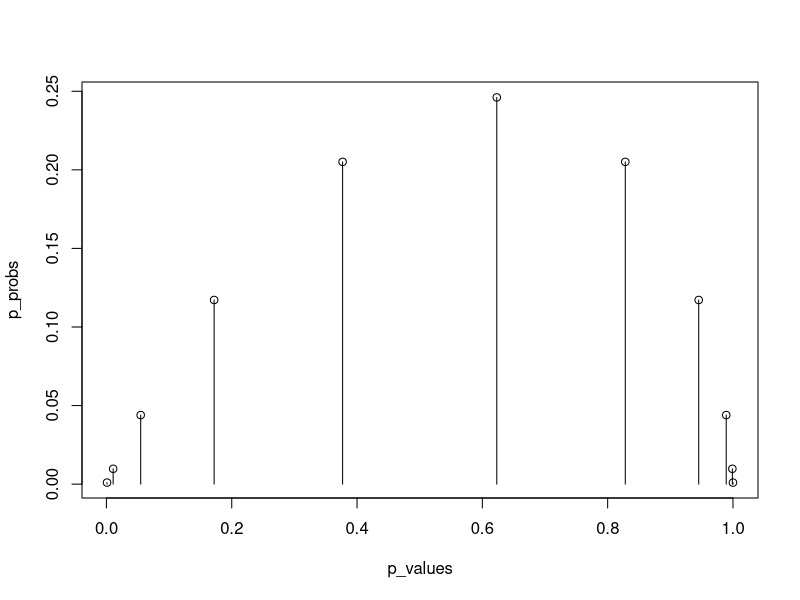
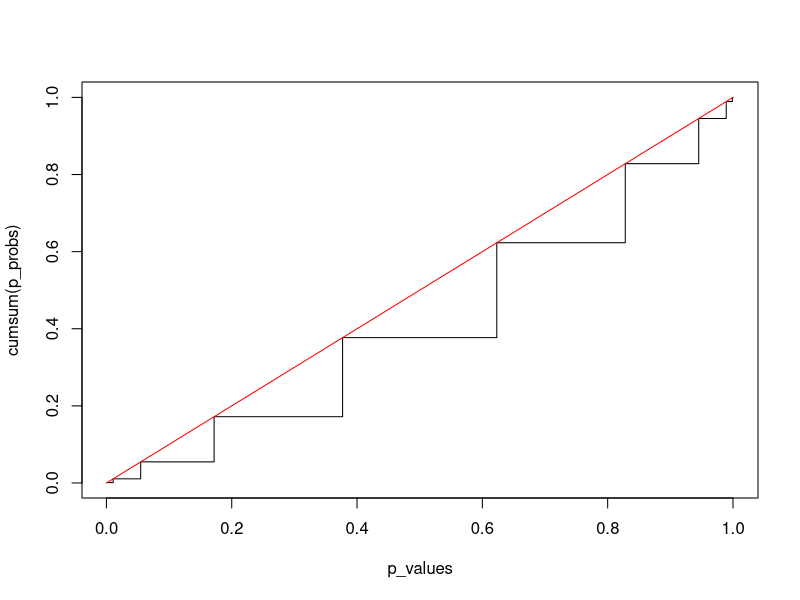
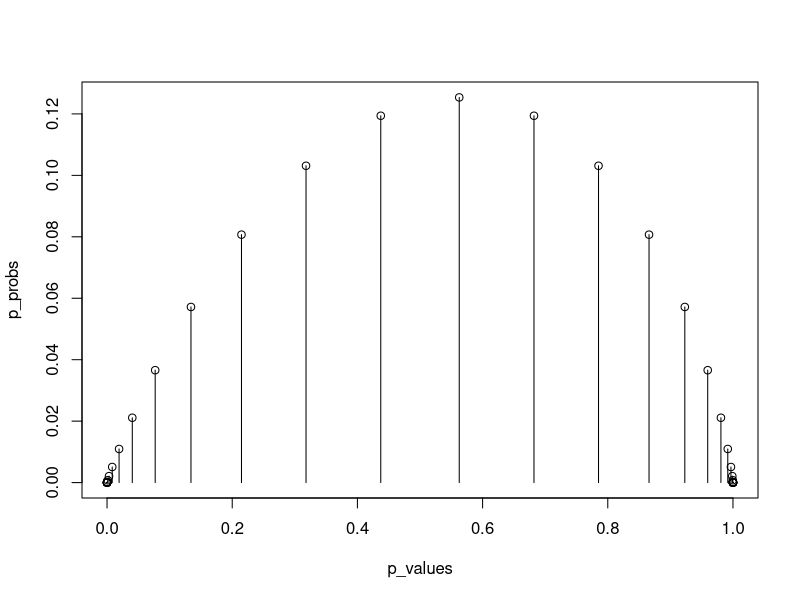
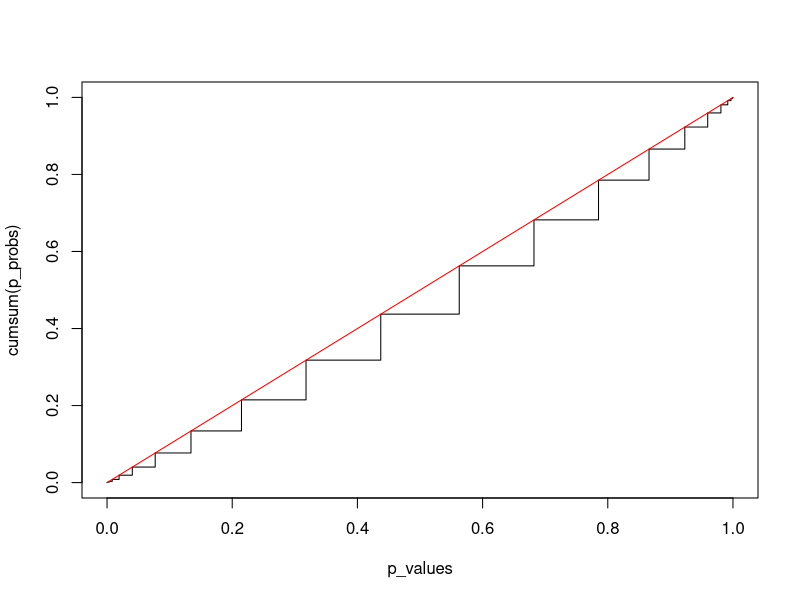
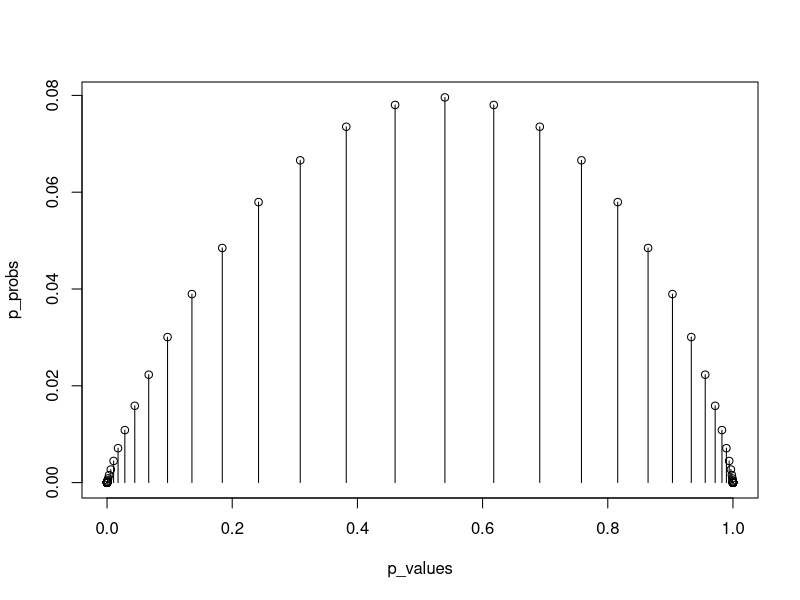
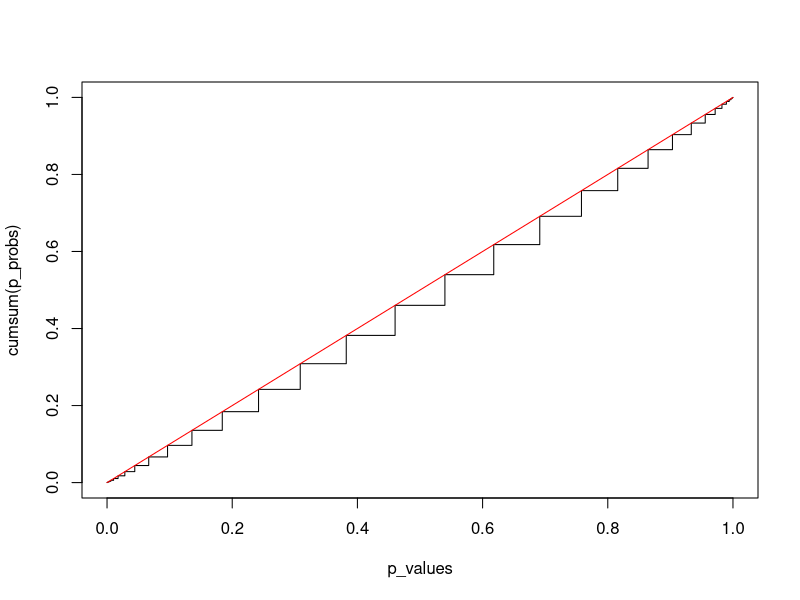

Write R code to recreate these figures, in order.
################################################################################
# Statistical Inference II, Sheet 6
################################################################################
#########################
# Exercise 1
#########################
# Simulate the data. n is the number of observations. 
# We assume a uniform distribution for weekday, zodiac and postcode
generate_data <- function(n){
  IQ <- rnorm(n, mean = 100, sd = 15)
  finger <- rnorm(n, mean = 7)
  weekday <- sample(c("MO", "TUE", "WED", "THU", "FRI", "SAT", "SUN"),
                    size = n, replace = TRUE)
  zodiac <- sample(c("Capricorn", "Aquarius", "Pisces", "Aries", 
                     "Taurus", "Gemini", "Cancer", "Leo", 
                     "Virgo", "Libra", "Scorpio", "Sagittarius"),
                   size = n, replace = TRUE)
  weight <- rnorm(n, mean = 3.5, sd = 0.5)
  postcode <- sample(0:9, size = n, replace = TRUE)
  
  data <- data.frame(IQ, 
                     weekday = factor(weekday, 
                                      labels = c("MO", "TUE", "WED", "THU", "FRI", "SAT", 
                                                 "SUN")), 
                     zodiac = factor(zodiac, labels = c("Capricorn", "Aquarius", "Pisces", 
                                                        "Aries", "Taurus", "Gemini", 
                                                        "Cancer", "Leo", "Virgo", "Libra", 
                                                        "Scorpio", "Sagittarius")),
                     finger,
                     
                     weight,
                     postcode = factor(postcode))
  data
}


# Fit the linear model
# Include weekday and zodiac as factor variables, the rest as numeric.
# What would change if postcode was treated as a factor as well?
set.seed(54321)
linear_model <- lm(IQ ~  weekday + zodiac + finger + weight + postcode,
                   data = generate_data(1000))
summary(linear_model)
# Please note that your results may differ. Coefficients are significant just by chance.

#########################
# Exercise 2
#########################
n <- 10
p_values <- 1 - pbinom(0:n - 1, n, prob = 0.5)
p_probs <- dbinom(0:n, n, prob = 0.5)
# sort p_values from small to large
p_values <- rev(p_values)
p_probs <- rev(p_probs)

plot(p_values, p_probs, type = "h")
points(p_values, p_probs)

# compute and plot cummulative distribution function
plot(p_values, cumsum(p_probs), type = "s")
# compare to uniform distribution function
segments(x0=0,y0=0,x1=1,y1=1,col="red")
######################################################################
n <- 40
p_values <- 1 - pbinom(0:n - 1, n, prob = 0.5)
p_probs <- dbinom(0:n, n, prob = 0.5)
# sort p_values from small to large
p_values <- rev(p_values)
p_probs <- rev(p_probs)

plot(p_values, p_probs, type = "h")
points(p_values, p_probs)

# compute and plot cummulative distribution function
plot(p_values, cumsum(p_probs), type = "s")
# compare to uniform distribution function
segments(x0=0,y0=0,x1=1,y1=1,col="red")
######################################################################
n <- 100
p_values <- 1 - pbinom(0:n - 1, n, prob = 0.5)
p_probs <- dbinom(0:n, n, prob = 0.5)
# sort p_values from small to large
p_values <- rev(p_values)
p_probs <- rev(p_probs)

plot(p_values, p_probs, type = "h")
points(p_values, p_probs)

# compute and plot cummulative distribution function
plot(p_values, cumsum(p_probs), type = "s")
# compare to uniform distribution function
segments(x0=0,y0=0,x1=1,y1=1,col="red")